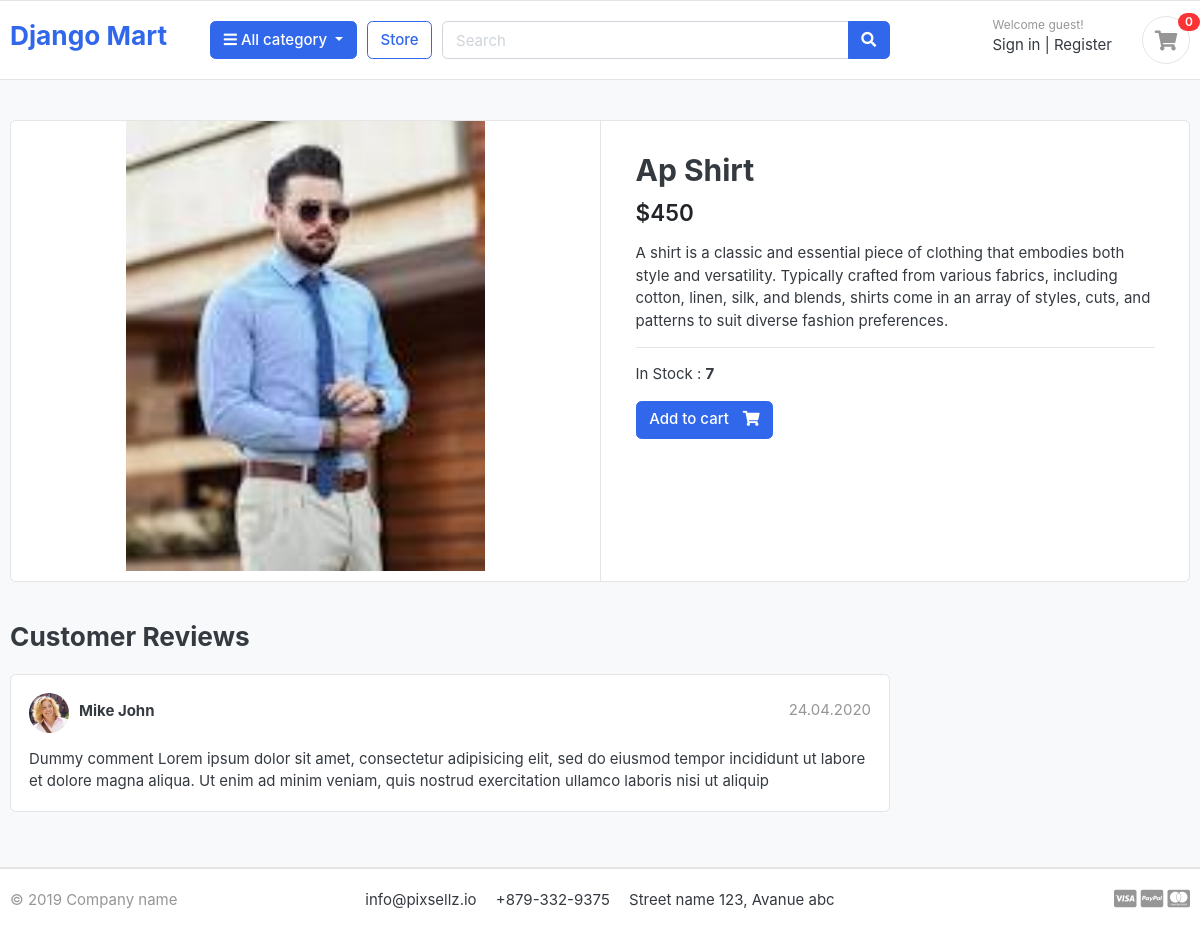
Screenshot of /store/category/ap-shirt/shirt/ with the database file from the repository.
### store/models.py (models this page shows, shortened)
class Product(models.Model):
    product_name = models.CharField(max_length=100, unique=True)
    slug = models.SlugField(max_length=200, unique=True)
    description = models.TextField(max_length=500, blank=True)
    price = models.IntegerField()
    image = models.ImageField(upload_to='photos/products')
    stock = models.IntegerField()
    is_available = models.BooleanField(default=True)
    category = models.ForeignKey(Category, on_delete=models.CASCADE)
    created_date = models.DateTimeField(auto_now_add=True)
    modified_date = models.DateTimeField(auto_now=True)

### store/views.py (the view)
# urls.py: path('category/<slug:product_slug>/<slug:category_slug>/', views.product_detail, name='single_products'),
def product_detail(request,product_slug,category_slug):
    single_product=Product.objects.get(slug=product_slug,category__slug=category_slug)
    return render(request, 'store/product-detail.html',context={'product':single_product})

### store/templates/store/product-detail.html
{% extends 'base.html' %}
{% block body%}
<section class="section-content padding-y bg">
      <div class="container">
        <div class="card">
          <div class="row no-gutters">
            <aside class="col-md-6">
              <article class="gallery-wrap">
                <div class="img-big-wrap">
                  <a href="#"><img src="{{product.image.url}}" /></a>
                </div>
              </article>
            </aside>
            <main class="col-md-6 border-left">
              <article class="content-body">
                <h2 class="title">{{product.product_name}}</h2>
                <div class="mb-3">
                  <var class="price h4">${{product.price}}</var>
                </div>
                <p>
                  {{product.description}}
                </p>
                <hr />
                <p>
                  In Stock : <b>{{product.stock}}</b>
                </p>
                  <a href="{% url 'add_to_cart' product_id=product.id %}" class="btn btn-primary">
                    <span class="text">Add to cart</span>
                    <i class="fas fa-shopping-cart"></i>
                  </a>
              </article>
            </main>
          </div>
        </div>
        <br />
        <div class="row">
          <div class="col-md-9">
            <header class="section-heading">
              <h3>Customer Reviews</h3>
            </header>
            <article class="box mb-3">
              <div class="icontext w-100">
                <img
                  src="./images/avatars/avatar1.jpg"
                  class="img-xs icon rounded-circle"
                />
                <div class="text">
                  <span class="date text-muted float-md-right"
                    >24.04.2020
                  </span>
                  <h6 class="mb-1">Mike John</h6>
                </div>
              </div>
              <div class="mt-3">
                <p>
                  Dummy comment Lorem ipsum dolor sit amet, consectetur
                  adipisicing elit, sed do eiusmod tempor incididunt ut labore
                  et dolore magna aliqua. Ut enim ad minim veniam, quis nostrud
                  exercitation ullamco laboris nisi ut aliquip
                </p>
              </div>
            </article>
          </div>
        </div>
      </div>
    </section>
{% endblock %}

### static/css/ui.css (style rules this page uses)
html { font-family: "Inter", sans-serif; font-size: 15px; }
.content-body { flex: 1 1 auto; padding: 2rem 2.3rem; }
.img-xs, .img-sm, .img-md, .img-lg { -o-object-fit: cover; object-fit: cover; flex-shrink: 0; flex-grow: 0; }
.img-xs { width: 40px; height: 40px; }
.padding-y { padding-top: 40px; padding-bottom: 40px; }
var { font-style: normal; }
article:after, .form-group:after { display: block; clear: both; content: ""; }
.bg { background-color: #f8f9fa; }
.section-heading { margin-bottom: 20px; margin-top: 15px; }
p:last-child { margin-bottom: 0; }
.btn .text + i { margin-left: 10px; }
.icontext { display: inline-flex; align-items: center; vertical-align: middle; }
.icontext .text { width: 100%; line-height: 1.2; }
.icontext .icon { position: relative; margin-right: 10px; flex-shrink: 0; flex-grow: 0; }
.price { font-weight: 600; color: #212529; }
.box { padding: 18px; background: #fff; border-radius: 0.37rem; border: 1px solid #e4e4e4; }
.box img { max-width: 100%; }
.gallery-wrap .img-big-wrap { margin-bottom: 10px; border-radius: 0.37rem; overflow: hidden; background-color: #fff; }
.gallery-wrap .img-big-wrap a { text-align: center; display: block; }
.gallery-wrap .img-big-wrap img { height: 450px; width: auto; display: inline-block; }

### rows the page displays
Product: image (picture), product_name "Ap Shirt", price "450", description "A shirt is a classic and essential piece of clothing that embodies both style and versatility. Typically crafted from various fabrics, including cotton, linen, silk, and blends, shirts come in an array of styles, cuts, and patterns to suit diverse fashion preferences.", stock "7"
